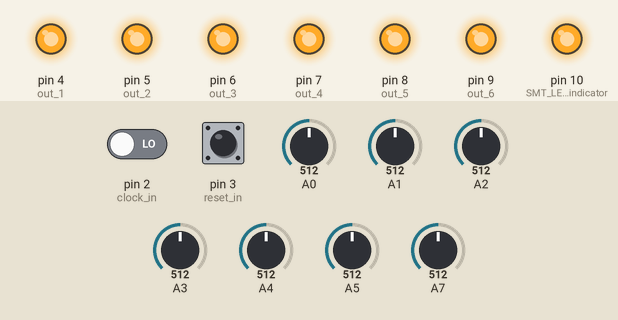
Simulated run of this sketch. Board: Arduino Uno, built with avr-gcc and run on an emulated ATmega328P. Shown: output pins drawn as LEDs (lit = HIGH). Inputs (shaded band) come from the test bench; at power-on: A0 = 512, pin 2 (clock_in) LOW, pin 3 (reset_in) LOW, A1 = 512, A2 = 512, A3 = 512, A4 = 512, A5 = 512, A7 = 512.

Above: at 1.2 s.
1.3 s: A0 set to 716
At 2.1 s:
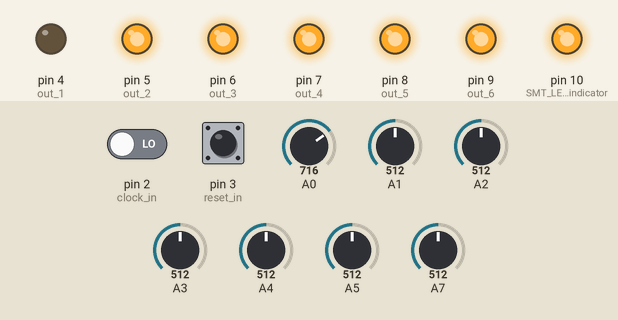
At 2.7 s:
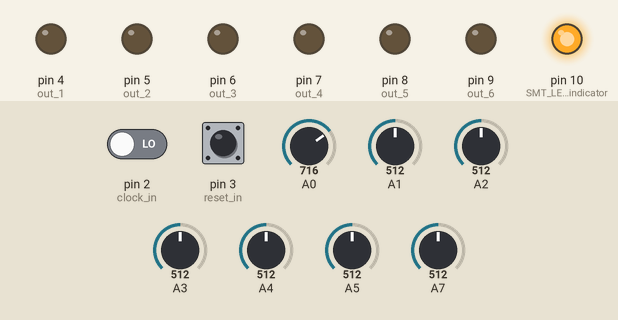
Timing chart, 0 to 4.3 s (numbered marks = the images above; inputs shaded):
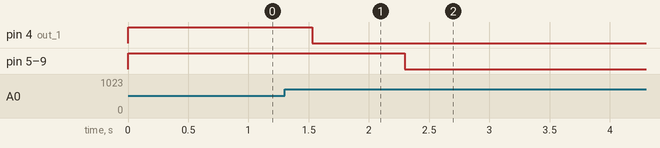

The sketch:

MOF-SEQ-CODE-v0.7-7.24.17.ino
```cpp
/*
    Designed by Ross Fish
    Coded by Ben Davis 3.15.17
    Digital 2 = Clock in
    Digital 3 = Reset in
    Digital 4 = 9 Trigger outputs
    Analog 0 - 5 = beat channels
    Analog 6 = Swing
    Analog 7 = PW
*/

#include <elapsedMillis.h>
int clockDuration = 1000;
boolean clockInput[2];
boolean resetInput[2];
int pw;
int masterCount;
int swing;
boolean gateOut[6];
int modValue[6];
int analogInputs[6];

elapsedMillis sinceClock;
elapsedMillis sinceOut[6];

void setup() {
  pinMode(2, INPUT); // clock in
  pinMode(3, INPUT); // reset in
  pinMode(4, OUTPUT); // out 1
  pinMode(5, OUTPUT); // out 2
  pinMode(6, OUTPUT); // out 3
  pinMode(7, OUTPUT); // out 4
  pinMode(8, OUTPUT); // out 5
  pinMode(9, OUTPUT); // out 6
  pinMode(10, OUTPUT); // SMT LED power indicator
  digitalWrite(10, HIGH);
}

void loop() {

  clockInput[1] = clockInput[0];
  clockInput[0] = digitalRead(2);

  if (digitalRead(3) == HIGH) // if high then reset
  {
    masterCount = 0;
  }

  for (int i = 0; i < 6; i++)
  {
    analogInputs[i] = analogRead(i);
  }
  for (int i = 0; i < 6; i++)
  {
    modValue[i] = map(analogInputs[i], 0, 1013, 16, 1);
  }
  pw = (clockDuration * (analogRead(7) / 2046.)) + 5;

  if (clockInput[0] > clockInput[1]) //rising edge clock
  {
    masterCount++;
    for (int i = 0; i < 6; i++)
    {
      if (masterCount % modValue[i] == 0)
        sinceOut[i] = 0;
    }
    clockDuration = sinceClock;
    sinceClock = 0;
  }
  if (masterCount % 2 == 0)
    swing = 0;
  else
    swing = map(analogRead(6), 0, 1023, 0, 100);
  if (sinceClock < pw + swing && sinceClock > swing)
  {
    for (int i = 0; i < 6; i++)
    {
      if (masterCount % (modValue[i]) == 0)
        digitalWrite(i + 4, HIGH);
    }
  }
  else
    for (int i = 0; i < 6; i++)
    {
      if (sinceOut[i] > ((pw * modValue[i]) + swing))
        digitalWrite(i + 4, LOW);
    }
}
```

Measured:
- after the input at 1.3 s, pin 4 (out_1): HIGH → LOW after 0.23 s instead of 1.0 s
